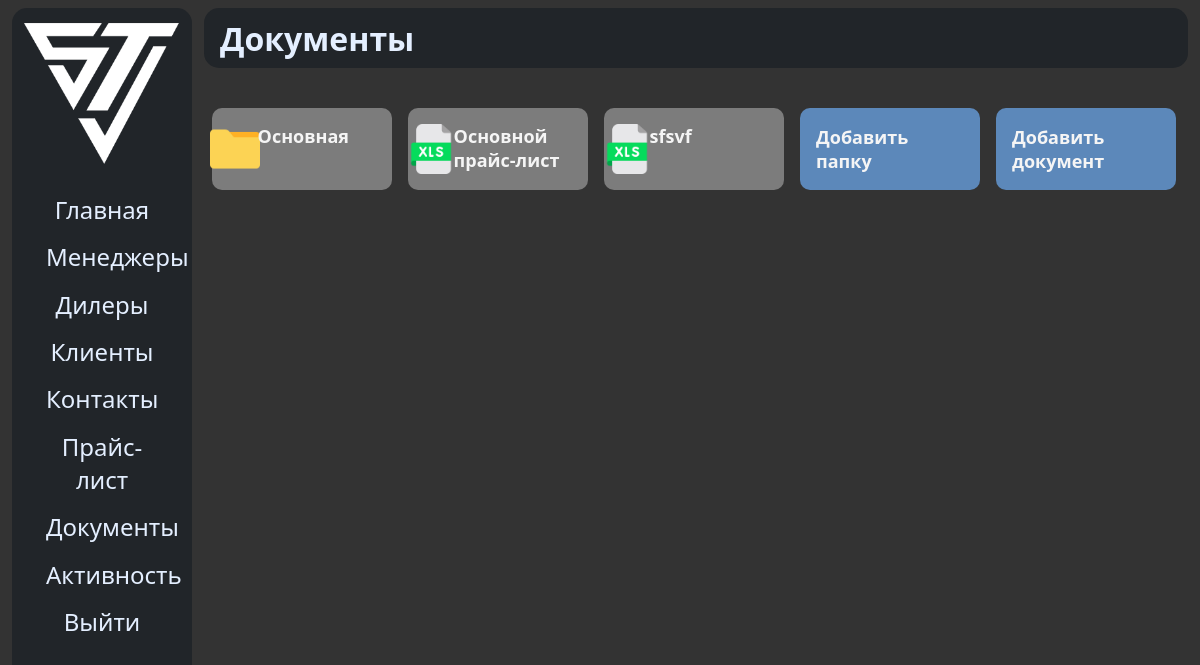
The app's page /files (signed in) with its own data.
### sinotruk/models.py (models this page shows)
class Folder(models.Model):
	parent_folder = models.ForeignKey('Folder', on_delete=models.CASCADE, related_name='folder_parent_folder', default=None, null=True, blank=True)
	name = models.CharField(verbose_name="Папка", max_length=150, unique=True)
	class Meta:
		verbose_name = 'Папка'
		verbose_name_plural = 'Папки'

class Document(models.Model):
	title = models.CharField(verbose_name='Название', max_length=150, default=None)
	document = models.FileField(upload_to='documents', verbose_name='Файл')
	owner = models.CharField(verbose_name='Владелец', max_length=150, null=True, default=None, blank=True)
	last_modified = models.DateTimeField(auto_now=True)
	file_type = models.CharField(max_length=10, null=True, default=None, verbose_name='Тип документа')
	folder = models.ForeignKey(Folder, verbose_name='Папка', null=True, default=None, on_delete=models.CASCADE)
	class Meta:
		verbose_name = 'Документ'
		verbose_name_plural = 'Документы'

### sinotruk/views.py (the view)
# urls.py: path('files', files),
def files(request):
	folders = Folder.objects.filter(parent_folder=None)
	files_ = Document.objects.filter(folder=None)
	staff = request.user.role in ['ADMIN', 'MANAGER', 'SUPERMANAGER']
	return render(request, 'main/files.html', {
		'files': files_,
		'folders': folders,
		'files_count': files_.count(),
		'folders_count': folders.count(),
		'staff': staff
	})

### templates/main/files.html (shortened to what this page needs)
{% extends 'main/base.html' %}
{% load static %}
{% block navbar %}
    <h1>Документы</h1>
{% endblock %}
{% block content %}
    <div class="files-block">
        {% if folders_count > 0 %}
            {% for folder in folders %}
                <a class="doc" href="/folders/{{ folder.id }}">
                    <div class="doc-image">
                        <img src="{% static 'imgs/folder.png' %}" alt="">
                    </div>
                    <div class="doc-title">
                        {{ folder.name }}
                    </div>
                </a>
            {% endfor %}
        {% endif %}
        {% if files_count > 0 %}
            {% for doc in files %}
                <a class="doc" target="_blank" href="/files/{{ doc.id }}">
                    <div class="doc-image">
                        {% if doc.file_type == 'xlsx' %}
                            <img src="{% static 'imgs/xlsx.png' %}" alt="">
                        {% endif %}
                    </div>
                    <div class="doc-title">
                        {{ doc.title }}
                    </div>
                </a>
            {% endfor %}
        {% endif %}
        {% if staff %}
            <a class="doc-additional" href="/folders/add">
                <div class="doc-title">
                    Добавить папку
                </div>
            </a>
            <a class="doc-additional" href="/files/add">
                <div class="doc-title">
                    Добавить документ
                </div>
            </a>
        {% endif %}
    </div>
{% endblock %}

### static/css/base.css (style rules this page uses)
:root { --bs-font-sans-serif: system-ui, -apple-system, "Segoe UI", Roboto, "Helvetica Neue", Arial, "Noto Sans", "Liberation Sans", sans-serif, "Apple Color Emoji", "Segoe UI Emoji", "Segoe UI Symbol", "Noto Color Emoji"; }
* { font-family: var(--bs-font-sans-serif); color: #e4efff; }
html, body { margin: 0; padding: 0; background-color: #333333; }
a { text-decoration: none; }
.navbar > h1 { margin-left: 1rem; }
.files-block { margin-top: 1rem; display: grid; grid-template-columns: 20% 20% 20% 20% 20%; }
.doc { margin: 0.5rem; width: calc(100% - 3rem); background-color: #7c7c7c; border-radius: 10px; padding: 1rem; display: grid; grid-template-columns: 20% 80%; }
.doc-additional { margin: 0.5rem; width: calc(100% - 3rem); background-color: #5c88ba; border-radius: 10px; padding: 1rem; display: flex; align-items: center; justify-content: center; }
.doc-image { display: flex; align-items: center; justify-content: center; margin-right: 15px; }
.doc > .doc-image > img { width: 50px; }
.doc-title { color: whitesmoke; font-weight: bold; font-size: 18px; }

### records on screen
Folder: name "Основная"
Document: title "Основной прайс-лист"
Document: title "sfsvf"
